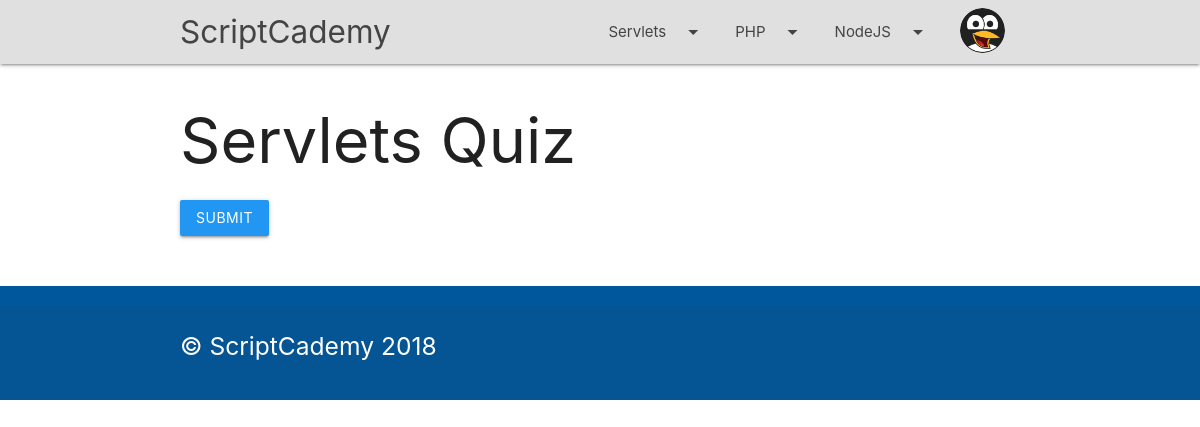
Before: /ScriptCademy_PHP/links/quiz?quiz=Servlets (signed in) with the older database file.
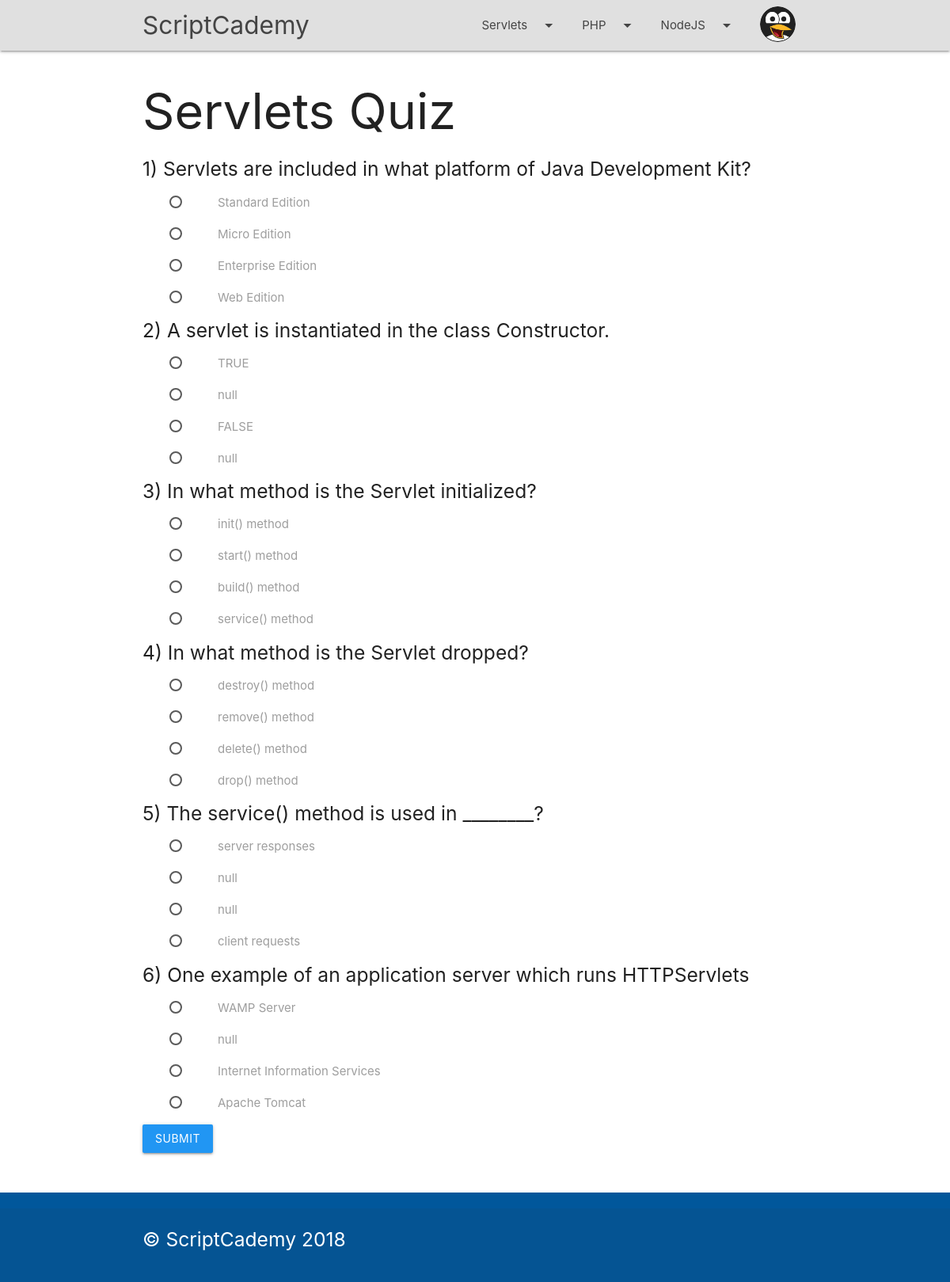
After: the same page with the newer database file.
### tables this page shows
CREATE TABLE `questions` (
  `q_id` int(11) NOT NULL,
  `topic_id` int(11) NOT NULL,
  `q_no` int(11) NOT NULL,
  `question` varchar(200) NOT NULL,
  `choice1` varchar(45) DEFAULT 'null',
  `choice2` varchar(45) DEFAULT 'null',
  `choice3` varchar(45) DEFAULT 'null',
  `choice4` varchar(45) DEFAULT 'null',
  `answer` varchar(45) NOT NULL,
  PRIMARY KEY (`q_id`),
  UNIQUE KEY `q_id_UNIQUE` (`q_id`),
  KEY `topic_id_idx` (`topic_id`),
  CONSTRAINT `topic_id` FOREIGN KEY (`topic_id`) REFERENCES `topics` (`topid_id`) ON DELETE NO ACTION ON UPDATE CASCADE
);

### ScriptCademy_PHP/links/quiz.php (the view, shortened to what this page needs)
<?php
include("../pagefragments/header.php");
?>
<div class="navbar-fixed">
    <nav class="grey lighten-2" role="navigation">
        <div class="nav-wrapper container">
            <a href="../index.php" class="brand-logo">ScriptCademy</a>
            <ul class="right hide-on-med-and-down">
                <li><a class="dropdown-trigger" href="#!" data-target="java">Servlets<i class="material-icons right">arrow_drop_down</i></a></li>
                <li><a class="dropdown-trigger" href="#!" data-target="php">PHP<i class="material-icons right">arrow_drop_down</i></a></li>
                <li><a class="dropdown-trigger" href="#!" data-target="node">NodeJS<i class="material-icons right">arrow_drop_down</i></a></li>
                <li><a class="dropdown-trigger" href="#!" data-target="acc"><img src="../img/avatar.png" alt="" class="circle avatar"></a></li>
            </ul>
        </div>
    </nav>
</div>
<div class="container">
    <div class="row">
        <?php
            if (isset($_GET['quiz'])) {
                $quiz = $_GET['quiz'];
            }
            echo '<h1>'.$quiz.' Quiz</h1>';
            $con=mysqli_connect("localhost","root","","scriptcademy");
            $qry = 'SELECT * from topics natural join questions where topic="'.$quiz.'";';
            $result=mysqli_query($con,$qry);
            echo '<form action="quizresult.php" method="post">';
                while($row = mysqli_fetch_array($result)){
                    $questions = range(0, 3);
                    shuffle($questions);
                    echo
                    '<div><h5>'.$row[4].') '.$row[5].'</h5></div>';
                    for($i = 0; $i < 4; $i++){
                        echo '<p><label><input name="'.$row[4].'" type="radio" value="'.$row[$questions[$i]+6].'" required /> <span>'.$row[$questions[$i]+6].'</span></label></p>';
                    }
                }
            echo '
            <input class="radh" type="radio" name="quiz" value="'.$quiz.'" checked>
            <button class="btn waves-effect my-1 blue" type="submit">SUBMIT</button>
            </form>';
         ?>
    </div>
</div>

### ScriptCademy_PHP/pagefragments/header.php (shortened to what this page needs)
<!DOCTYPE html>
<html lang="en">
    <head>
        <link href="../css/materialize.css" type="text/css" rel="stylesheet" media="screen,projection" />
        <link href="../css/style.css" type="text/css" rel="stylesheet" media="screen,projection" />
    </head>
    <body>

### ScriptCademy_PHP/css/style.css (style rules this page uses)
nav ul a, nav .brand-logo { color: #444; }
.avatar { width: 45px; margin-top:8px; }
.foot { margin-top: 20px; }
p { line-height: 2rem; }
footer.page-footer { margin-top: 50px !important; margin: 0; }
p { line-height: 1em; text-indent: 2em; }

Changed rows visible on the page:
added questions: q_no "1", question "Servlets are included in what platform of Java Development Kit?", choice1 "Standard Edition", choice3 "Micro Edition", choice2 "Enterprise Edition", choice4 "Web Edition"
added questions: q_no "2", question "A servlet is instantiated in the class Constructor.", choice1 "TRUE", choice4 "null", choice2 "FALSE", choice3 "null"
added questions: q_no "3", question "In what method is the Servlet initialized?", choice2 "init() method", choice1 "start() method", choice3 "build() method", choice4 "service() method"
added questions: q_no "4", question "In what method is the Servlet dropped?", choice1 "destroy() method", choice3 "remove() method", choice4 "delete() method", choice2 "drop() method"
added questions: q_no "5", question "The service() method is used in ________?", choice2 "server responses", choice3 "null", choice4 "null", choice1 "client requests"
added questions: q_no "6", question "One example of an application server which runs HTTPServlets", choice2 "WAMP Server", choice4 "null", choice1 "Internet Information Services", choice3 "Apache Tomcat"
